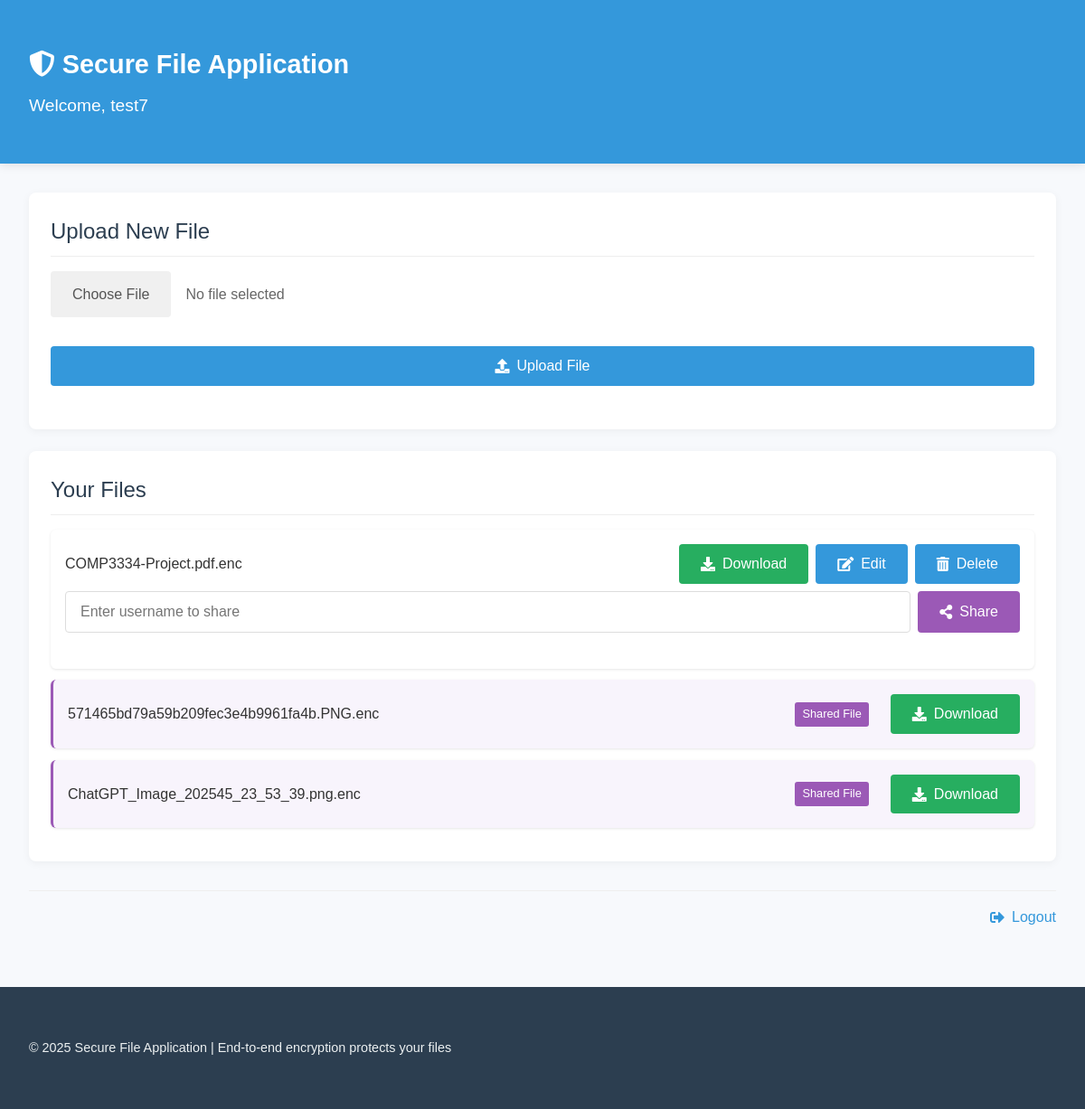
Page / (signed in) on the committed database.
### tables this page shows
CREATE TABLE users (
            id INTEGER PRIMARY KEY AUTOINCREMENT,
            username TEXT UNIQUE NOT NULL,
            password TEXT NOT NULL,
            public_key TEXT NOT NULL,
            private_key TEXT NOT NULL,
            otp_secret TEXT DEFAULT NULL  -- 新增 OTP 密鑰欄位
        );

CREATE TABLE files (
            id INTEGER PRIMARY KEY AUTOINCREMENT,
            filename TEXT NOT NULL,
            owner_id INTEGER NOT NULL,
            shared_users TEXT DEFAULT '',
            encryption_key TEXT NOT NULL,
            FOREIGN KEY(owner_id) REFERENCES users(id)
        );

### app.py (the view)
@app.route('/')
@login_required
def index():
    conn = sqlite3.connect('database.db')
    c = conn.cursor()
    c.execute('SELECT * FROM files WHERE owner_id = ?', (current_user.id,))
    owned_files = c.fetchall()
    c.execute('''
        SELECT f.*
        FROM files f
        WHERE f.shared_users LIKE ? OR f.shared_users LIKE ? OR f.shared_users LIKE ?
    ''', (f'%{current_user.id},%', f'%,{current_user.id}', f'{current_user.id}'))
    shared_files = c.fetchall()
    file_dict = {file[0]: file for file in owned_files}
    for file in shared_files:
        if file[0] not in file_dict:
            file_dict[file[0]] = file
    files = list(file_dict.values())
    conn.close()
    return render_template('index.html', files=files)

### app.py (called while the page is built)
@login_manager.user_loader
def load_user(user_id):
    conn = sqlite3.connect('database.db')
    c = conn.cursor()
    c.execute('SELECT * FROM users WHERE id = ?', (user_id,))
    user = c.fetchone()
    conn.close()
    if user:
        return User(user[0], user[1])
    return None

### templates/index.html (shortened to what this page needs)
{% extends "base.html" %} {% block title %}My Files{% endblock %} {% block
header %}Welcome, {{ current_user.username }}{% endblock %} {% block content %}
<div class="main-content">
  <div class="card">
    <h3 class="card-title">Upload New File</h3>
    <form id="uploadForm" class="upload-form">
      <div class="file-input-container">
        <label for="fileInput" class="file-input-label">Choose File</label>
        <span id="selectedFileName" class="selected-file-name"
          >No file selected</span
        >
      </div>
      <button type="submit" class="btn btn-primary">
        <i class="fas fa-upload"></i> Upload File
      </button>
    </form>
  </div>
  <div class="card">
    <h3 class="card-title">Your Files</h3>
    {% if files %}
    <ul class="file-list">
      {% for file in files %}
      <li
        class="file-item {% if file[2] != current_user.id %}shared-file{% endif %}"
      >
        <div class="file-info">
          <span class="file-name">{{ file[1] }}</span>
          {% if file[2] != current_user.id %}
          <span class="file-owner-tag">Shared File</span>
          {% endif %}
        </div>
        <div class="file-actions">
            <button class="btn download-btn" data-file-id="{{ file[0] }}">
              <i class="fas fa-download"></i> Download
            </button>
            {% if file[2] == current_user.id %}
            <button class="btn edit-btn" data-file-id="{{ file[0] }}">
              <i class="fas fa-edit"></i> Edit
            </button>
            <button class="btn btn-danger delete-btn" data-file-id="{{ file[0] }}">
              <i class="fas fa-trash-alt"></i> Delete
            </button>
            {% endif %}
        </div>
          {% if file[2] == current_user.id %}
          <form
            action="{{ url_for('share_file', file_id=file[0]) }}"
            method="POST"
            class="share-form"
          >
            <input
              type="text"
              name="shared_user"
              placeholder="Enter username to share"
            />
            <button type="submit" class="btn btn-share">
              <i class="fas fa-share-alt"></i> Share
            </button>
          </form>
          {% endif %}
      </li>
      {% endfor %}
    </ul>
    {% endif %}
  </div>
</div>
<div class="nav-links">
  <a href="{{ url_for('logout') }}" class="nav-link">
    <i class="fas fa-sign-out-alt"></i> Logout
  </a>
</div>
{% endblock %}

### static/styles.css (style rules this page uses)
* { margin: 0; padding: 0; box-sizing: border-box; }
body { font-family: "Noto Sans TC", "PingFang TC", "Microsoft JhengHei", "微軟正黑體", "Heiti TC", "黑體-繁", sans-serif; line-height: 1.6; color: #333; background-color: #f7f9fc; min-height: 100vh; display: flex; flex-direction: column; }
h3 { font-size: 1.5rem; color: #2c3e50; margin: 1.5rem 0 1rem; font-weight: 500; }
.card { background: white; padding: 1.5rem; border-radius: 8px; box-shadow: 0 2px 10px rgba(0, 0, 0, 0.05); margin-bottom: 1.5rem; }
.card-title { margin-top: 0; margin-bottom: 1rem; padding-bottom: 0.5rem; border-bottom: 1px solid #eee; }
form { margin-bottom: 1.5rem; }
label { display: block; margin-bottom: 0.5rem; font-weight: 500; color: #555; }
input[type="text"], input[type="password"], input[type="file"] { width: 100%; padding: 0.8rem 1rem; border: 1px solid #ddd; border-radius: 4px; font-size: 1rem; transition: border-color 0.3s, box-shadow 0.3s; }
.btn { background-color: #3498db; color: white; border: none; padding: 0.8rem 1.5rem; border-radius: 4px; cursor: pointer; font-size: 1rem; font-weight: 500; transition: background-color 0.3s, transform 0.1s; display: inline-flex; align-items: center; justify-content: center; }
.btn i { margin-right: 0.5rem; }
.btn-primary { background-color: #3498db; }
.upload-form { display: flex; flex-direction: column; gap: 1rem; }
.file-input-container { position: relative; display: flex; align-items: center; margin-bottom: 1rem; }
.file-input-label { background-color: #f0f0f0; color: #555; padding: 0.8rem 1.5rem; border-radius: 4px; cursor: pointer; font-weight: 500; transition: background-color 0.3s; display: inline-flex; align-items: center; margin-right: 1rem; margin-bottom: 0; }
.selected-file-name { flex: 1; white-space: nowrap; overflow: hidden; text-overflow: ellipsis; color: #666; }
.file-list { list-style: none; }
.file-item { background: white; padding: 1rem; margin-bottom: 0.8rem; border-radius: 6px; box-shadow: 0 1px 3px rgba(0, 0, 0, 0.1); display: flex; align-items: center; flex-wrap: wrap; transition: transform 0.2s, box-shadow 0.2s; }
.file-name { flex: 1; font-weight: 500; margin-right: 1rem; }
.file-actions { display: flex; align-items: center; flex-wrap: wrap; gap: 0.5rem; }
.download-btn { background-color: #27ae60; }
.share-form { display: flex; margin-top: 0.5rem; width: 100%; }
.share-form input { flex: 1; margin-bottom: 0; margin-right: 0.5rem; }
.btn-share { background-color: #9b59b6; }
.nav-links { display: flex; justify-content: flex-end; margin-top: 2rem; padding-top: 1rem; border-top: 1px solid #eee; }
.nav-link { color: #3498db; text-decoration: none; font-weight: 500; transition: color 0.3s; display: inline-flex; align-items: center; }
.nav-link i { margin-right: 0.5rem; }
.shared-file { border-left: 3px solid #9b59b6; background-color: #f8f4fc; }
.file-info { display: flex; flex: 1; align-items: center; margin-right: 1rem; }
.file-owner-tag { font-size: 0.8rem; background-color: #9b59b6; color: white; padding: 0.2rem 0.5rem; border-radius: 3px; margin-left: 0.8rem; }

### rows in the picture
users: username "test7"
files: filename "COMP3334-Project.pdf.enc"
files: filename "571465bd79a59b209fec3e4b9961fa4b.PNG.enc", shows "Shared File"
files: filename "ChatGPT_Image_202545_23_53_39.png.enc", shows "Shared File"
